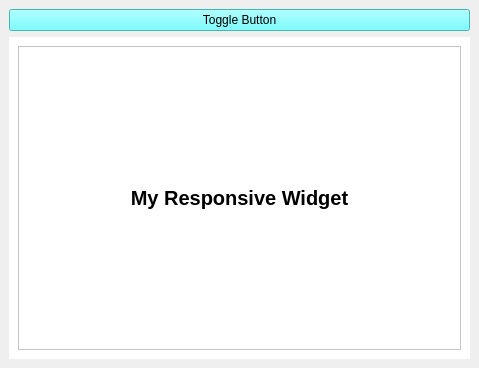
<?xml version="1.0" encoding="UTF-8"?>
<ui version="4.0">
 <class>MainWindow</class>
 <widget class="QMainWindow" name="MainWindow">
  <property name="geometry">
   <rect>
    <x>0</x>
    <y>0</y>
    <width>479</width>
    <height>368</height>
   </rect>
  </property>
  <property name="windowTitle">
   <string>MainWindow</string>
  </property>
  <property name="styleSheet">
   <string notr="true">color: rgb(0, 0, 0);</string>
  </property>
  <widget class="QWidget" name="centralwidget">
   <layout class="QVBoxLayout" name="verticalLayout_3">
    <item>
     <widget class="QPushButton" name="my_toggle_button">
      <property name="styleSheet">
       <string notr="true">background-color: rgb(85, 255, 255);</string>
      </property>
      <property name="text">
       <string>Toggle Button</string>
      </property>
      <property name="icon">
       <iconset resource="icons.qrc">
        <normaloff>:/icons/icons/arrow-down.svg</normaloff>:/icons/icons/arrow-down.svg</iconset>
      </property>
     </widget>
    </item>
    <item>
     <widget class="QCustomSlideMenu" name="widget" native="true">
      <property name="styleSheet">
       <string notr="true">background-color: rgb(255, 255, 255);</string>
      </property>
      <layout class="QVBoxLayout" name="verticalLayout">
       <item>
        <widget class="QFrame" name="frame">
         <property name="frameShape">
          <enum>QFrame::StyledPanel</enum>
         </property>
         <property name="frameShadow">
          <enum>QFrame::Raised</enum>
         </property>
         <layout class="QVBoxLayout" name="verticalLayout_2">
          <item>
           <widget class="QLabel" name="label">
            <property name="font">
             <font>
              <pointsize>15</pointsize>
              <weight>75</weight>
              <bold>true</bold>
             </font>
            </property>
            <property name="text">
             <string>My Responsive Widget</string>
            </property>
            <property name="alignment">
             <set>Qt::AlignCenter</set>
            </property>
           </widget>
          </item>
         </layout>
        </widget>
       </item>
      </layout>
     </widget>
    </item>
   </layout>
  </widget>
 </widget>
 <customwidgets>
  <customwidget>
   <class>QCustomSlideMenu</class>
   <extends>QWidget</extends>
   <header location="global">Custom_Widgets.Widgets.h</header>
   <container>1</container>
  </customwidget>
 </customwidgets>
 <resources>
  <include location="icons.qrc"/>
 </resources>
 <connections/>
</ui>
